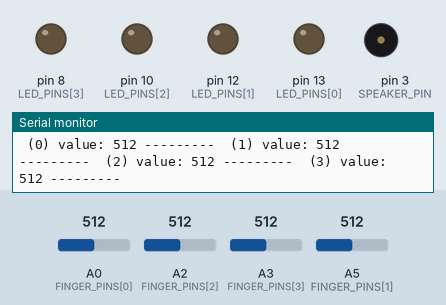
This sketch was run on a simulated Arduino Uno, built with avr-gcc and run on an emulated ATmega328P. On the bench: output pins drawn as LEDs (lit = HIGH), buzzer (waves = sounding), the last lines printed to the serial monitor. The test bench sets the inputs (shaded band); at power-on: A0 (FINGER_PINS[0]) = 512, A2 (FINGER_PINS[2]) = 512, A3 (FINGER_PINS[3]) = 512, A5 (FINGER_PINS[1]) = 512.

Above: at 1.2 s.
1.3 s: A0 (FINGER_PINS[0]) set to 55
4.3 s: A0 (FINGER_PINS[0]) set to 45
At 4.7 s:
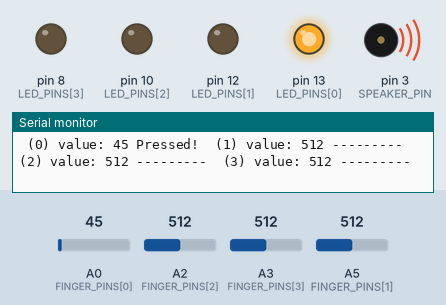
5.9 s: A2 (FINGER_PINS[2]) set to 56
8.9 s: A2 (FINGER_PINS[2]) set to 45
At 10.0 s:
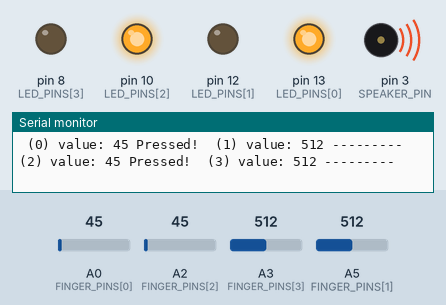
10.5 s: A3 (FINGER_PINS[3]) set to 53
13.5 s: A3 (FINGER_PINS[3]) set to 46
At 14.0 s:
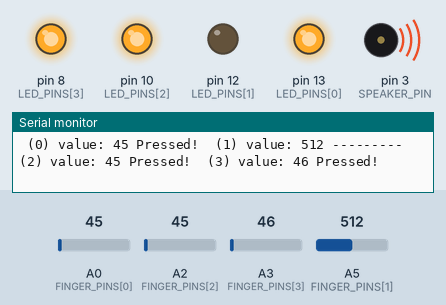
Timing chart, 0 to 16.1 s (numbered marks = the images above; inputs shaded):
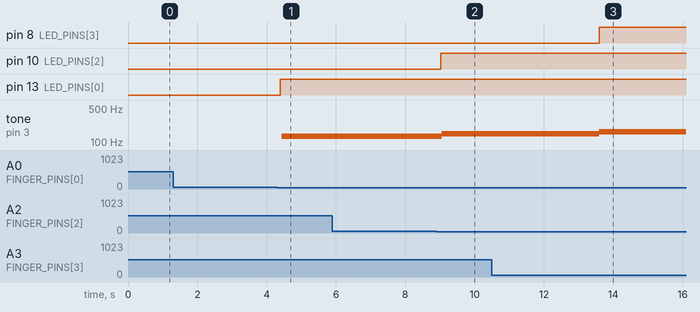

The sketch:

do-re-mi-kfa-fa.ino
```cpp
/*
 * ########################################
 * ### Do Re Mi Kfa-Fa                  ###
 * ### Musical glove by ailaG           ###
 * ### github.com/ailaG/do-re-mi-kfa-fa ###
 * ### Made & won in hack2wear 2014     ###
 * ########################################
 */

#include "pitches.h"

bool DEBUG = true;

int SPEAKER_PIN = 3;
int FINGER_PINS[] = {A0, A5, A2, A3};
int LED_PINS[] = {13, 12, 10, 8};
int DISTANCE_PIN = A1; // optional, currently disabled in code!

float notes_regular[] = {NOTE_C3, NOTE_D3, NOTE_E3, NOTE_G3, NOTE_A4}; // Major pentatonic
float notes_special[] = {NOTE_C3, NOTE_DS3, NOTE_F3, NOTE_G4, NOTE_AS4}; // Minor pentatonic?

int num_fingers = 4;
int inputPiezoThreshold = 50;
int interval = 100;


void setup() {
  for (int i=0; i<num_fingers; i++) {
    pinMode(FINGER_PINS[i], INPUT);
    pinMode(LED_PINS[i], OUTPUT);
  }
  pinMode(SPEAKER_PIN, OUTPUT);
  pinMode(DISTANCE_PIN, INPUT);  // optional

  if (DEBUG) {
   Serial.begin(9600);
  }
} // setup

int fingerReading; // What's the value we read for a finger?
int fingersCount; // How many fingers are down?
int accumulatingTone; // Accumulating output from all fingers (to calculate average)

void loop() {
  fingersCount = 0;
  accumulatingTone = 0;

  // Read fingers
  for (int i=0; i<num_fingers; i++) {
    fingerReading = analogRead(FINGER_PINS[i]);
    if (DEBUG) {
      Serial.print(" (");
      Serial.print(i);
      Serial.print(") value: ");
      Serial.print(fingerReading);
    }

    if (fingerReading < inputPiezoThreshold) {
      // Finger #i pressed!

      //if (digitalRead(DISTANCE_PIN) == HIGH) {   // optional
        accumulatingTone += notes_regular[i];
      //} else {
      //  accumulatingTone += notes_special[i];
      //}

      fingersCount++;
      digitalWrite(LED_PINS[i], HIGH);

      if (DEBUG) {
        Serial.print(" Pressed! ");
      }
    } else {
      // Not pressed hard enough
      digitalWrite(LED_PINS[i], LOW);
      if (DEBUG) {
        Serial.print(" --------- ");
      }
    }

  } // per-finger loop


  // Play music!
  if (accumulatingTone > 0) {
    tone(SPEAKER_PIN, accumulatingTone / fingersCount);
  } else {
    noTone(SPEAKER_PIN);
  }
  delay(interval);


  if (DEBUG) {
    Serial.println("");
  }
} // loop
```

pitches.h
```cpp
/*************************************************
 * Public Constants
 *************************************************/

#define NOTE_B0  31
#define NOTE_C1  33
#define NOTE_CS1 35
#define NOTE_D1  37
#define NOTE_DS1 39
#define NOTE_E1  41
#define NOTE_F1  44
#define NOTE_FS1 46
#define NOTE_G1  49
#define NOTE_GS1 52
#define NOTE_A1  55
#define NOTE_AS1 58
#define NOTE_B1  62
#define NOTE_C2  65
#define NOTE_CS2 69
#define NOTE_D2  73
#define NOTE_DS2 78
#define NOTE_E2  82
#define NOTE_F2  87
#define NOTE_FS2 93
#define NOTE_G2  98
#define NOTE_GS2 104
#define NOTE_A2  110
#define NOTE_AS2 117
#define NOTE_B2  123
#define NOTE_C3  131
#define NOTE_CS3 139
#define NOTE_D3  147
#define NOTE_DS3 156
#define NOTE_E3  165
#define NOTE_F3  175
#define NOTE_FS3 185
#define NOTE_G3  196
#define NOTE_GS3 208
#define NOTE_A3  220
#define NOTE_AS3 233
#define NOTE_B3  247
#define NOTE_C4  262
#define NOTE_CS4 277
#define NOTE_D4  294
#define NOTE_DS4 311
#define NOTE_E4  330
#define NOTE_F4  349
#define NOTE_FS4 370
#define NOTE_G4  392
#define NOTE_GS4 415
#define NOTE_A4  440
#define NOTE_AS4 466
#define NOTE_B4  494
#define NOTE_C5  523
#define NOTE_CS5 554
#define NOTE_D5  587
#define NOTE_DS5 622
#define NOTE_E5  659
#define NOTE_F5  698
#define NOTE_FS5 740
#define NOTE_G5  784
#define NOTE_GS5 831
#define NOTE_A5  880
#define NOTE_AS5 932
#define NOTE_B5  988
#define NOTE_C6  1047
#define NOTE_CS6 1109
#define NOTE_D6  1175
#define NOTE_DS6 1245
#define NOTE_E6  1319
#define NOTE_F6  1397
#define NOTE_FS6 1480
#define NOTE_G6  1568
#define NOTE_GS6 1661
#define NOTE_A6  1760
#define NOTE_AS6 1865
#define NOTE_B6  1976
#define NOTE_C7  2093
#define NOTE_CS7 2217
#define NOTE_D7  2349
#define NOTE_DS7 2489
#define NOTE_E7  2637
#define NOTE_F7  2794
#define NOTE_FS7 2960
#define NOTE_G7  3136
#define NOTE_GS7 3322
#define NOTE_A7  3520
#define NOTE_AS7 3729
#define NOTE_B7  3951
#define NOTE_C8  4186
#define NOTE_CS8 4435
#define NOTE_D8  4699
#define NOTE_DS8 4978
```

Measured:
- the behaviour switches between 50 and 49 on A0 (FINGER_PINS[0]) (found by bisection; images 0 and 1)
- the behaviour switches between 50 and 49 on A2 (FINGER_PINS[2]) (found by bisection; images 1 and 2)
- the behaviour switches between 50 and 49 on A3 (FINGER_PINS[3]) (found by bisection; images 2 and 3)
- after the input at 4.3 s, pin 13 (LED_PINS[0]): LOW → HIGH after 0.10 s; tone on pin 3 (SPEAKER_PIN): silent → 131 Hz after 0.14 s
- after the input at 8.9 s, pin 10 (LED_PINS[2]): LOW → HIGH after 0.12 s; tone on pin 3 (SPEAKER_PIN): 131 Hz → 148 Hz after 0.16 s
- after the input at 13.5 s, pin 8 (LED_PINS[3]): LOW → HIGH after 0.09 s; tone on pin 3 (SPEAKER_PIN): 148 Hz → 164 Hz after 0.10 s
